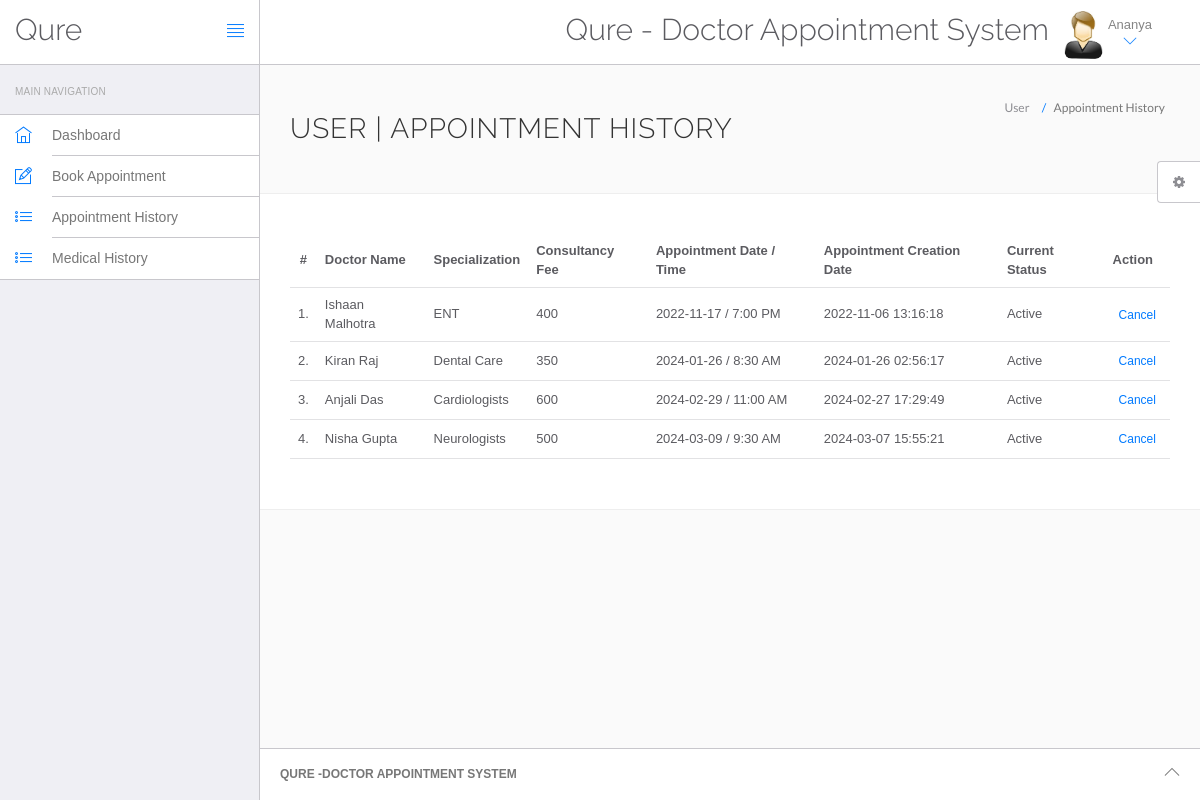
/hospital/hms/appointment-history.php (signed in), run on the app's committed database.
### tables this page shows
CREATE TABLE `users` (
  `id` int(11) NOT NULL,
  `fullName` varchar(255) DEFAULT NULL,
  `address` longtext DEFAULT NULL,
  `city` varchar(255) DEFAULT NULL,
  `gender` varchar(255) DEFAULT NULL,
  `email` varchar(255) DEFAULT NULL,
  `password` varchar(255) DEFAULT NULL,
  `regDate` timestamp NULL DEFAULT current_timestamp(),
  `updationDate` timestamp NULL DEFAULT NULL ON UPDATE current_timestamp()
);

CREATE TABLE `appointment` (
  `id` int(11) NOT NULL,
  `doctorSpecialization` varchar(255) DEFAULT NULL,
  `doctorId` int(11) DEFAULT NULL,
  `userId` int(11) DEFAULT NULL,
  `consultancyFees` int(11) DEFAULT NULL,
  `appointmentDate` varchar(255) DEFAULT NULL,
  `appointmentTime` varchar(255) DEFAULT NULL,
  `postingDate` timestamp NULL DEFAULT current_timestamp(),
  `userStatus` int(11) DEFAULT NULL,
  `doctorStatus` int(11) DEFAULT NULL,
  `updationDate` timestamp NULL DEFAULT NULL ON UPDATE current_timestamp()
);

CREATE TABLE `doctors` (
  `id` int(11) NOT NULL,
  `specilization` varchar(255) NOT NULL,
  `doctorName` varchar(255) DEFAULT NULL,
  `address` longtext DEFAULT NULL,
  `docFees` varchar(255) DEFAULT NULL,
  `contactno` bigint(11) DEFAULT NULL,
  `docEmail` varchar(255) DEFAULT NULL,
  `password` varchar(255) DEFAULT NULL,
  `creationDate` timestamp NULL DEFAULT current_timestamp(),
  `updationDate` timestamp NULL DEFAULT NULL ON UPDATE current_timestamp(),
  `spno` int(11) DEFAULT NULL
);

### hospital/hms/appointment-history.php (the view, shortened to what this page needs)
<?php
include('include/config.php');
if(strlen($_SESSION['id']==0)) {
 header('location:logout.php');
  } else{
?>
<!DOCTYPE html>
<html lang="en">
	<head>
		<link rel="stylesheet" href="vendor/bootstrap/css/bootstrap.min.css">
		<link rel="stylesheet" href="vendor/fontawesome/css/font-awesome.min.css">
		<link rel="stylesheet" href="vendor/themify-icons/themify-icons.min.css">
		<link href="vendor/animate.css/animate.min.css" rel="stylesheet" media="screen">
		<link href="vendor/perfect-scrollbar/perfect-scrollbar.min.css" rel="stylesheet" media="screen">
		<link href="vendor/switchery/switchery.min.css" rel="stylesheet" media="screen">
		<link href="vendor/bootstrap-touchspin/jquery.bootstrap-touchspin.min.css" rel="stylesheet" media="screen">
		<link href="vendor/select2/select2.min.css" rel="stylesheet" media="screen">
		<link href="vendor/bootstrap-datepicker/bootstrap-datepicker3.standalone.min.css" rel="stylesheet" media="screen">
		<link href="vendor/bootstrap-timepicker/bootstrap-timepicker.min.css" rel="stylesheet" media="screen">
		<link rel="stylesheet" href="assets/css/styles.css">
		<link rel="stylesheet" href="assets/css/plugins.css">
		<link rel="stylesheet" href="assets/css/themes/theme-1.css" id="skin_color" />
	</head>
	<body>
		<div id="app">
<?php include('include/sidebar.php');?>
			<div class="app-content">
					<?php include('include/header.php');?>
				<div class="main-content" >
					<div class="wrap-content container" id="container">
						<section id="page-title">
							<div class="row">
								<div class="col-sm-8">
									<h1 class="mainTitle">User  | Appointment History</h1>
																	</div>
								<ol class="breadcrumb">
									<li>
										<span>User </span>
									</li>
									<li class="active">
										<span>Appointment History</span>
									</li>
								</ol>
							</div>
						</section>
						<div class="container-fluid container-fullw bg-white">
									<div class="row">
								<div class="col-md-12">
									<table class="table table-hover" id="sample-table-1">
										<thead>
											<tr>
												<th class="center">#</th>
												<th class="hidden-xs">Doctor Name</th>
												<th>Specialization</th>
												<th>Consultancy Fee</th>
												<th>Appointment Date / Time </th>
												<th>Appointment Creation Date  </th>
												<th>Current Status</th>
												<th>Action</th>
											</tr>
										</thead>
										<tbody>
<?php
$sql=mysqli_query($con,"select doctors.doctorName as docname,appointment.*  from appointment join doctors on doctors.id=appointment.doctorId where appointment.userId='".$_SESSION['id']."'");
$cnt=1;
while($row=mysqli_fetch_array($sql))
{
?>
											<tr>
												<td class="center"><?php echo $cnt;?>.</td>
												<td class="hidden-xs"><?php echo $row['docname'];?></td>
												<td><?php echo $row['doctorSpecialization'];?></td>
												<td><?php echo $row['consultancyFees'];?></td>
												<td><?php echo $row['appointmentDate'];?> / <?php echo
												 $row['appointmentTime'];?>
												</td>
												<td><?php echo $row['postingDate'];?></td>
												<td>
<?php if(($row['userStatus']==1) && ($row['doctorStatus']==1))
{
	echo "Active";
}
												?></td>
												<td >
												<div class="visible-md visible-lg hidden-sm hidden-xs">
							<?php if(($row['userStatus']==1) && ($row['doctorStatus']==1))
{ ?>
	<a href="appointment-history.php?id=<?php echo $row['id']?>&cancel=update" onClick="return confirm('Are you sure you want to cancel this appointment ?')"class="btn btn-transparent btn-xs tooltips" title="Cancel Appointment" tooltip-placement="top" tooltip="Remove">Cancel</a>
	<?php } else {
		echo "Canceled";
		} ?>
												</div>
												</td>
											</tr>
											<?php
$cnt=$cnt+1;
											 }?>
										</tbody>
									</table>
								</div>
							</div>
								</div>
					</div>
				</div>
			</div>
	<?php include('include/footer.php');?>
	<?php include('include/setting.php');?>
		</div>
	</body>
</html>
<?php } ?>

### hospital/hms/include/sidebar.php
<div class="sidebar app-aside" id="sidebar">
				<div class="sidebar-container perfect-scrollbar">
<nav>
						<div class="navbar-title">
							<span>Main Navigation</span>
						</div>
						<ul class="main-navigation-menu">
							<li>
								<a href="dashboard.php">
									<div class="item-content">
										<div class="item-media">
											<i class="ti-home"></i>
										</div>
										<div class="item-inner">
											<span class="title"> Dashboard </span>
										</div>
									</div>
								</a>
							</li>
							<li>
								<a href="book-appointment.php">
									<div class="item-content">
										<div class="item-media">
											<i class="ti-pencil-alt"></i>
										</div>
										<div class="item-inner">
											<span class="title"> Book Appointment </span>
										</div>
									</div>
								</a>
							</li>
							<li>
								<a href="appointment-history.php">
									<div class="item-content">
										<div class="item-media">
											<i class="ti-list"></i>
										</div>
										<div class="item-inner">
											<span class="title"> Appointment History </span>
										</div>
									</div>
								</a>
							</li>
<li>
								<a href="manage-medhistory.php">
									<div class="item-content">
										<div class="item-media">
											<i class="ti-list"></i>
										</div>
										<div class="item-inner">
											<span class="title"> Medical History </span>
										</div>
									</div>
								</a>
							</li>
						</ul>
					</nav>
					</div>
			</div>

### hospital/hms/include/header.php (shortened to what this page needs)
<header class="navbar navbar-default navbar-static-top">
					<div class="navbar-header">
						<a class="navbar-brand" href="#">
							<h2 style="padding-top:20% ">Qure</h2>
						</a>
						<a href="#" class="sidebar-toggler pull-right visible-md visible-lg" data-toggle-class="app-sidebar-closed" data-toggle-target="#app">
							<i class="ti-align-justify"></i>
						</a>
					</div>
					<div class="navbar-collapse collapse">
						<ul class="nav navbar-right">
								<li  style="padding-top:2% ">
								<h2>Qure - Doctor Appointment System</h2>
							</li>
							<li class="dropdown current-user">
								<a href class="dropdown-toggle" data-toggle="dropdown">
									<img src="assets/images/images.jpg"> <span class="username">
									<?php $query=mysqli_query($con,"select fullName from users where id='".$_SESSION['id']."'");
while($row=mysqli_fetch_array($query))
{
	echo $row['fullName'];
}
									?> <i class="ti-angle-down"></i></i></span>
								</a>
							</li>
						</ul>
					</div>
				</header>

### hospital/hms/include/footer.php
<footer>
				<div class="footer-inner">
					<div class="pull-left">
			<span class="text-bold text-uppercase"> Qure -Doctor Appointment System</span>
					</div>
					<div class="pull-right">
						<span class="go-top"><i class="ti-angle-up"></i></span>
					</div>
				</div>
			</footer>

### hospital/hms/include/setting.php (shortened to what this page needs)
<div class="settings panel panel-default hidden-xs hidden-sm" id="settings">
				<button ct-toggle="toggle" data-toggle-class="active" data-toggle-target="#settings" class="btn btn-default">
					<i class="fa fa-spin fa-gear"></i>
				</button>
			</div>

### hospital/hms/assets/css/plugins.css (style rules this page uses)
.perfect-scrollbar { overflow-y: hidden !important; }

### hospital/hms/assets/css/themes/theme-1.css (style rules this page uses)
body { background: #FAFAFA; }
header .navbar-header { background: #ffffff !important; border-right-color: #c8c7cc !important; border-bottom-color: #c8c7cc !important; }
header .navbar-header .sidebar-toggler, header .navbar-header .sidebar-mobile-toggler { color: #007aff !important; }
header .navbar-header .navbar-brand { color: #777 !important; }
header .navbar-collapse { background: #ffffff !important; border-bottom-color: #c8c7cc !important; box-shadow: none !important; }
header .navbar-collapse .navbar-right > li > a { color: #777; }
header .navbar-collapse .navbar-right > li > a i { color: #007aff !important; }
#sidebar { background: #EFEFF4 !important; }
#sidebar:before { border-right-width: "1px" !important; border-right-style: solid; border-right-color: #c8c7cc !important; }
#sidebar nav { border-right-width: "1px" !important; border-right-style: solid; border-right-color: #c8c7cc !important; }
#sidebar nav .navbar-title { color: #aaaaaa; }
#sidebar nav > ul { background: #ffffff !important; border-bottom-color: #c8c7cc !important; border-top-color: #c8c7cc !important; }
#sidebar nav > ul > li > a .item-media > i { color: #007aff !important; }
#sidebar nav > ul > li > a .item-inner { color: #777 !important; border-bottom-color: #c8c7cc; }
#app > footer { background: #ffffff !important; border-top-color: #c8c7cc !important; color: #777; }

### data on the page
users: fullName "Ananya"
appointment: doctorId.doctorName "Ishaan Malhotra", doctorSpecialization "ENT", consultancyFees "400", appointmentDate "2022-11-17", appointmentTime "7:00 PM", postingDate "2022-11-06 13:16:18", userStatus "Active"
appointment: doctorId.doctorName "Kiran Raj", doctorSpecialization "Dental Care", consultancyFees "350", appointmentDate "2024-01-26", appointmentTime "8:30 AM", postingDate "2024-01-26 02:56:17", userStatus "Active"
appointment: doctorId.doctorName "Anjali Das", doctorSpecialization "Cardiologists", consultancyFees "600", appointmentDate "2024-02-29", appointmentTime "11:00 AM", postingDate "2024-02-27 17:29:49", userStatus "Active"
appointment: doctorId.doctorName "Nisha Gupta", doctorSpecialization "Neurologists", consultancyFees "500", appointmentDate "2024-03-09", appointmentTime "9:30 AM", postingDate "2024-03-07 15:55:21", userStatus "Active"
